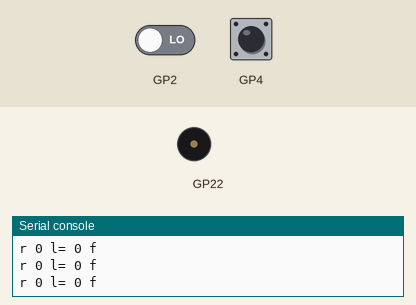
Recording of a program running on a simulated Raspberry Pi Pico running MicroPython. On the bench: buzzer (waves = sounding), the last lines printed to the serial console. Inputs (shaded band) come from the test bench; at power-on: GP2 LOW, GP4 LOW.

Above: at 1.2 s.
1.3 s: GP2 driven HIGH
At 2.1 s:
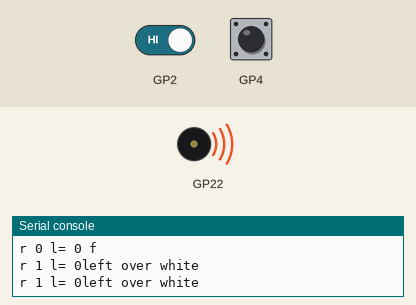
3.0 s: GP4 driven HIGH
At 3.3 s:
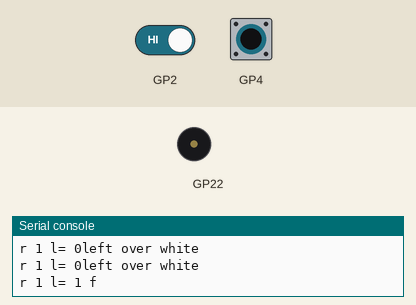
4.5 s: GP4 driven LOW
At 5.7 s:
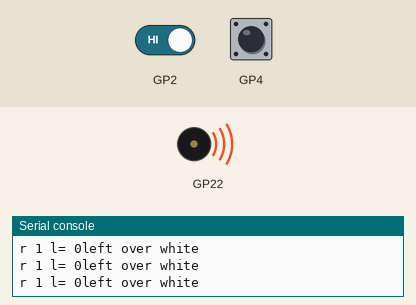
6.0 s: GP2 driven LOW
At 6.9 s:
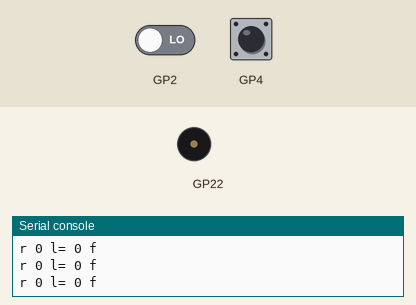
7.5 s: GP4 pulsed HIGH 2 times (0.12 s each, 0.3 s apart)
At 7.9 s:
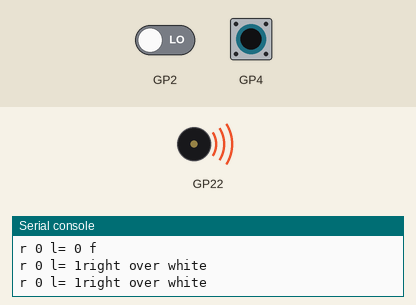
Timing chart, 0 to 10.5 s (numbered marks = the images above; inputs shaded):
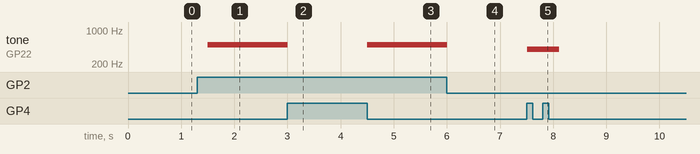

The program:

read-sensors-sound.py
```python
from machine import Pin, PWM
from utime import sleep
import config

RIGHT_SENSOR_PIN = config.RIGHT_SENSOR_PIN
LEFT_SENSOR_PIN = config.LEFT_SENSOR_PIN

right_sensor = Pin(RIGHT_SENSOR_PIN)
left_sensor = Pin(LEFT_SENSOR_PIN)

# speaker pin on the Cytron Maker Pi RP2040
SPEAKER_PIN = config.SPEAKER_PIN
# create a Pulse Width Modulation Object on this pin
speaker = PWM(Pin(SPEAKER_PIN))
# set the duty cycle
speaker.duty_u16(1000)

while True:
    r = right_sensor.value()
    l = left_sensor.value()
    print("r", r, "l=", l, end='')
    if r == 0 and l == 1:
        print("right over white")
        speaker.duty_u16(1000)
        speaker.freq(400)
    elif l == 0 and r == 1:
        print("left over white")
        speaker.duty_u16(1000)
        speaker.freq(500)
    else:
        # turn the speaker off
        speaker.duty_u16(0)
        print(' f')
    sleep(.3)
```

config.py
```python
# Hardware configuration for the Cytron Maker Pi RP2040
# Line Follower Bot: motors, a speaker, and two digital IR line sensors.

# ---------------------------------------------------------------------------
# Motor driver (H-bridge on GP8-GP11)
# ---------------------------------------------------------------------------
RIGHT_FORWARD_PIN = 11
RIGHT_REVERSE_PIN = 10
LEFT_FORWARD_PIN = 8
LEFT_REVERSE_PIN = 9
MAX_POWER_LEVEL = 65025

# ---------------------------------------------------------------------------
# Piezo speaker
# ---------------------------------------------------------------------------
SPEAKER_PIN = 22

# ---------------------------------------------------------------------------
# IR line sensors (digital, active LOW: 0 = over a light/white surface that
# reflects the IR back, 1 = over a dark/black line that absorbs it)
# ---------------------------------------------------------------------------
RIGHT_SENSOR_PIN = 2
LEFT_SENSOR_PIN = 4
```

Measured:
- after the input at 1.3 s, tone on GP22: silent → 500 Hz after 0.20 s
- after the input at 3.0 s, tone on GP22: 500 Hz → silent at once
- after the input at 4.5 s, tone on GP22: silent → 500 Hz at once
- after the input at 6.0 s, tone on GP22: 500 Hz → silent at once
- after the input at 7.5 s, tone on GP22: silent → 400 Hz at once, → silent 0.60 s later
